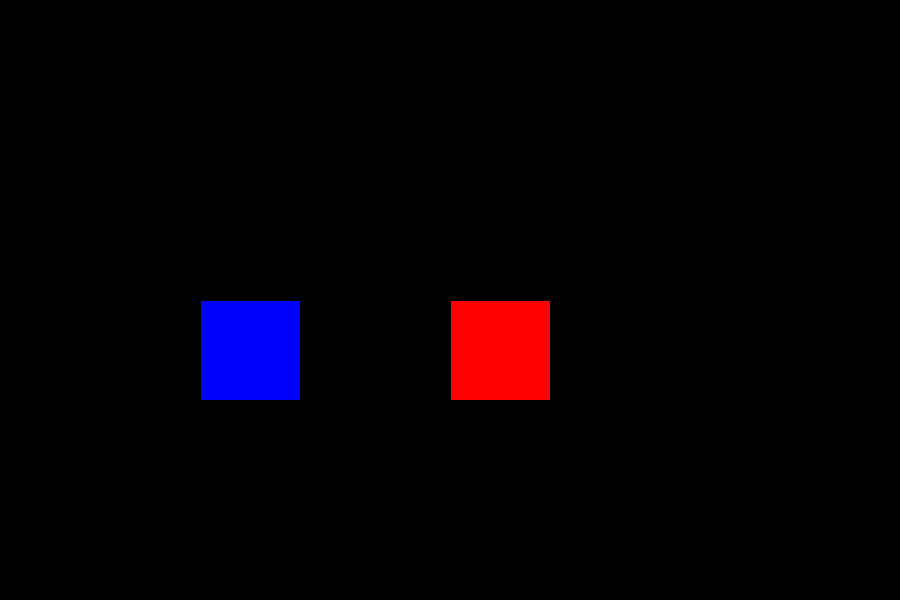
Frame 1 (no input)
Frame 60 (the mouse pressed at the canvas centre just before this capture): identical to frame 1, image omitted
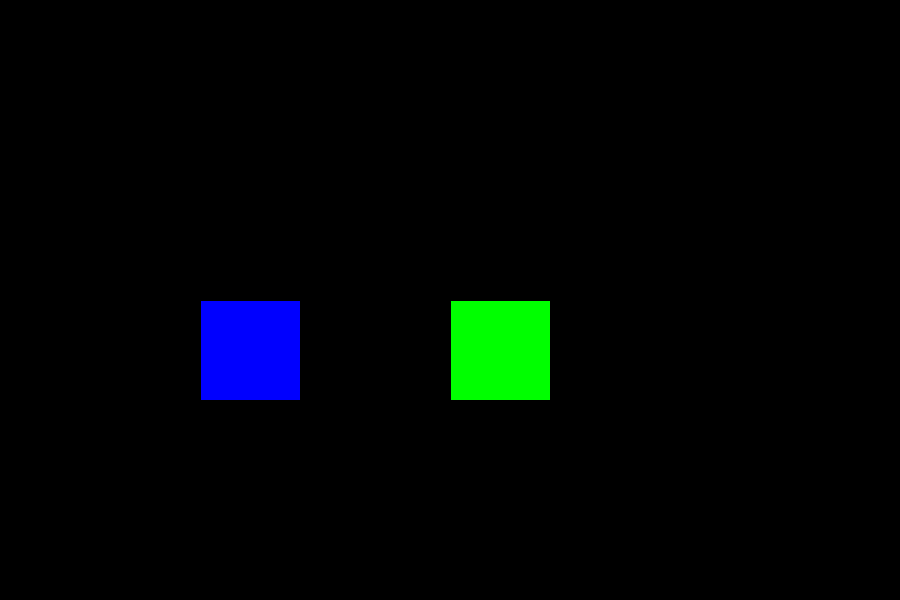
Frame 120 (the mouse held since frame 60 and released just before this capture)

The Processing sketch that drew these frames (run headless with seeded random() and noise(); from frame 60 on, the mouse is pressed at the canvas centre):

// Processing sketch: week1_7
// ── week1_7.pde
int posX, posY, posX2, posY2;
int size;
float r, g, b;
float r2, g2, b2;
boolean button; // booleans can be either true or false

void setup() {
  size(900, 600);
  posX = width/2;
  posY = height /2;
  posX2 = 200;
  posY2 = height /2;
  size = 100;
  r = 255;
  g = 0;
  b = 0;
  r2 = 0;
  g2 = 0;
  b2 = 255;
  button = false;
}

void draw() {
  background(0);
  fill(r, g, b);
  rect(posX, posY, size, size);

  //if condition A && condition B are tru, then execute code
  if (mouseX >= posX && mouseX <= posX + size && mouseY >= posY && mouseY <= posY + size) {
    r = 0;
    g = 255;
    b = 0;
  } else {
    r = 255;
    g = 0;
    b = 0;
  }
  
  fill(r2, g2, b2);
  rect(posX2, posY2, size, size);
  
  //if condition A && condition B are tru, then execute code 
  // we use the mousePressed internal variable to check if the mouse has been pressed
  if (mouseX >= posX2 && mouseX <= posX2 + size && mouseY >= posY2 && mouseY <= posY2 + size && mousePressed) {
    b2 = 0;
    g2 = 255;
    r2 = 255;
  } else {
    b2 = 255;
    g2 = 0;
    r2 = 0;
  }
}
